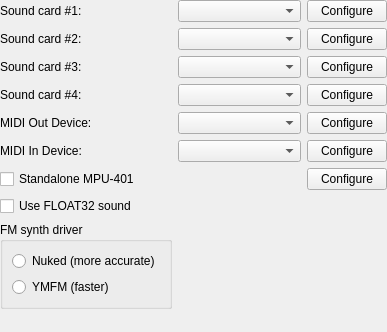
<?xml version="1.0" encoding="UTF-8"?>
<ui version="4.0">
 <class>SettingsSound</class>
 <widget class="QWidget" name="SettingsSound">
  <property name="geometry">
   <rect>
    <x>0</x>
    <y>0</y>
    <width>387</width>
    <height>332</height>
   </rect>
  </property>
  <property name="windowTitle">
   <string>Form</string>
  </property>
  <layout class="QGridLayout" name="gridLayout">
   <property name="leftMargin">
    <number>0</number>
   </property>
   <property name="topMargin">
    <number>0</number>
   </property>
   <property name="rightMargin">
    <number>0</number>
   </property>
   <property name="bottomMargin">
    <number>0</number>
   </property>
   <item row="5" column="0">
    <widget class="QLabel" name="midiInDeviceHeader">
     <property name="text">
      <string>MIDI In Device:</string>
     </property>
    </widget>
   </item>
   <item row="0" column="0">
    <widget class="QLabel" name="soundCard1Header">
     <property name="text">
      <string>Sound card #1:</string>
     </property>
    </widget>
   </item>
   <item row="0" column="3">
    <widget class="QPushButton" name="pushButtonConfigureSoundCard1">
     <property name="text">
      <string>Configure</string>
     </property>
    </widget>
   </item>
   <item row="1" column="0">
    <widget class="QLabel" name="soundCard2Header">
     <property name="text">
      <string>Sound card #2:</string>
     </property>
    </widget>
   </item>
   <item row="1" column="3">
    <widget class="QPushButton" name="pushButtonConfigureSoundCard2">
     <property name="text">
      <string>Configure</string>
     </property>
    </widget>
   </item>
   <item row="2" column="0">
    <widget class="QLabel" name="soundCard3Header">
     <property name="text">
      <string>Sound card #3:</string>
     </property>
    </widget>
   </item>
   <item row="2" column="3">
    <widget class="QPushButton" name="pushButtonConfigureSoundCard3">
     <property name="text">
      <string>Configure</string>
     </property>
    </widget>
   </item>

   <item row="3" column="0">
    <widget class="QLabel" name="soundCard4Header">
     <property name="text">
      <string>Sound card #4:</string>
     </property>
    </widget>
   </item>
   <item row="3" column="3">
    <widget class="QPushButton" name="pushButtonConfigureSoundCard4">
     <property name="text">
      <string>Configure</string>
     </property>
    </widget>
   </item>


   <item row="5" column="1">
    <widget class="QComboBox" name="comboBoxMidiIn">
     <property name="maxVisibleItems">
      <number>30</number>
     </property>
     <property name="sizePolicy">
      <sizepolicy hsizetype="Preferred" vsizetype="Fixed">
       <horstretch>0</horstretch>
       <verstretch>0</verstretch>
      </sizepolicy>
     </property>
    </widget>
   </item>
   <item row="4" column="0">
    <widget class="QLabel" name="label_2">
     <property name="text">
      <string>MIDI Out Device:</string>
     </property>
    </widget>
   </item>
   <item row="6" column="0">
    <widget class="QCheckBox" name="checkBoxMPU401">
     <property name="text">
      <string>Standalone MPU-401</string>
     </property>
    </widget>
   </item>
   <item row="6" column="3">
    <widget class="QPushButton" name="pushButtonConfigureMPU401">
     <property name="text">
      <string>Configure</string>
     </property>
    </widget>
   </item>
   <item row="5" column="3">
    <widget class="QPushButton" name="pushButtonConfigureMidiIn">
     <property name="text">
      <string>Configure</string>
     </property>
    </widget>
   </item>
   <item row="4" column="1">
    <widget class="QComboBox" name="comboBoxMidiOut">
     <property name="maxVisibleItems">
      <number>30</number>
     </property>
     <property name="sizePolicy">
      <sizepolicy hsizetype="Preferred" vsizetype="Fixed">
       <horstretch>0</horstretch>
       <verstretch>0</verstretch>
      </sizepolicy>
     </property>
    </widget>
   </item>
   <item row="4" column="3">
    <widget class="QPushButton" name="pushButtonConfigureMidiOut">
     <property name="text">
      <string>Configure</string>
     </property>
    </widget>
   </item>
   <item row="10" column="0">
    <widget class="QCheckBox" name="checkBoxFloat32">
     <property name="text">
      <string>Use FLOAT32 sound</string>
     </property>
    </widget>
   </item>
   <item row="11" column="0">
    <widget class="QGroupBox" name="groupBox">
     <property name="sizePolicy">
      <sizepolicy hsizetype="Maximum" vsizetype="Preferred">
       <horstretch>0</horstretch>
       <verstretch>0</verstretch>
      </sizepolicy>
     </property>
     <property name="title">
      <string>FM synth driver</string>
     </property>
     <layout class="QVBoxLayout" name="verticalLayout_1">
      <item>
       <widget class="QRadioButton" name="radioButtonNuked">
        <property name="text">
         <string>Nuked (more accurate)</string>
        </property>
       </widget>
      </item>
      <item>
       <widget class="QRadioButton" name="radioButtonYMFM">
        <property name="text">
         <string>YMFM (faster)</string>
        </property>
       </widget>
      </item>
     </layout>
    </widget>
   </item>
   <item row="12" column="0">
    <spacer name="verticalSpacer">
     <property name="orientation">
      <enum>Qt::Vertical</enum>
     </property>
     <property name="sizeHint" stdset="0">
      <size>
       <width>20</width>
       <height>40</height>
      </size>
     </property>
    </spacer>
   </item>
   <item row="0" column="1">
    <widget class="QComboBox" name="comboBoxSoundCard1">
     <property name="maxVisibleItems">
      <number>30</number>
     </property>
     <property name="sizePolicy">
      <sizepolicy hsizetype="MinimumExpanding" vsizetype="Fixed">
       <horstretch>0</horstretch>
       <verstretch>0</verstretch>
      </sizepolicy>
     </property>
    </widget>
   </item>
   <item row="1" column="1">
    <widget class="QComboBox" name="comboBoxSoundCard2">
     <property name="maxVisibleItems">
      <number>30</number>
     </property>
     <property name="sizePolicy">
      <sizepolicy hsizetype="MinimumExpanding" vsizetype="Fixed">
       <horstretch>0</horstretch>
       <verstretch>0</verstretch>
      </sizepolicy>
     </property>
    </widget>
   </item>
   <item row="2" column="1">
    <widget class="QComboBox" name="comboBoxSoundCard3">
     <property name="maxVisibleItems">
      <number>30</number>
     </property>
     <property name="sizePolicy">
      <sizepolicy hsizetype="MinimumExpanding" vsizetype="Fixed">
       <horstretch>0</horstretch>
       <verstretch>0</verstretch>
      </sizepolicy>
     </property>
    </widget>
   </item>
   <item row="3" column="1">
    <widget class="QComboBox" name="comboBoxSoundCard4">
     <property name="maxVisibleItems">
      <number>30</number>
     </property>
     <property name="sizePolicy">
      <sizepolicy hsizetype="MinimumExpanding" vsizetype="Fixed">
       <horstretch>0</horstretch>
       <verstretch>0</verstretch>
      </sizepolicy>
     </property>
    </widget>
   </item>
  </layout>
 </widget>
 <resources/>
 <connections/>
</ui>
